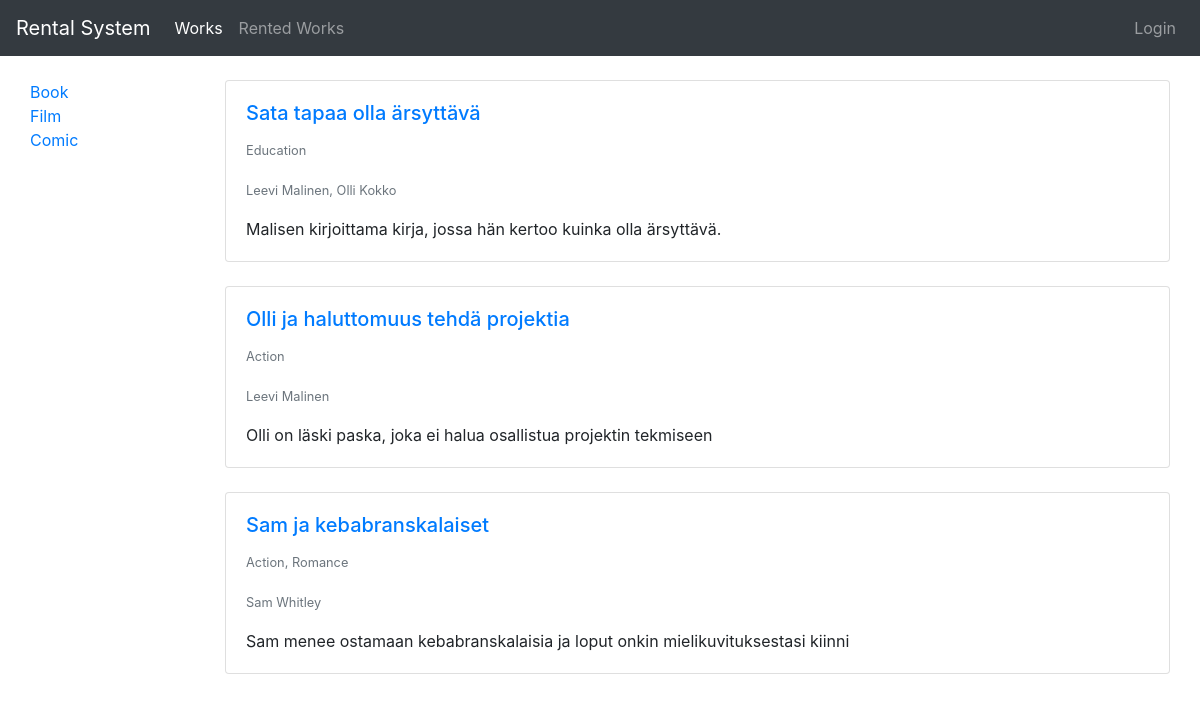
The page / on the database its author committed.
### rental_system/models.py (models this page shows, shortened)
class Type(models.Model):
    type = models.CharField(max_length=200)
    def __str__(self):
        return self.type

class Work(models.Model):
    creators = models.ManyToManyField(Creator)
    type = models.ForeignKey(Type, on_delete=models.CASCADE)
    genres = models.ManyToManyField(Genre)
    publishers = models.ManyToManyField(Publisher)
    title = models.CharField(max_length=200)
    desc = models.CharField(max_length=200)
    pub_date = models.IntegerField()

class Genre(models.Model):
    genre = models.CharField(max_length=200)
    def __str__(self):
        return self.genre

class Creator(models.Model):
    first_name = models.CharField(max_length=200)
    last_name = models.CharField(max_length=200)
    def __str__(self):
        return self.first_name + " " + self.last_name

### rental_system/views.py (the view)
# urls.py: path('', views.index, name='index'),
def index(request):
    works = Work.objects.all()
    types = Type.objects.all()
    context = {'works': works, 'types': types}
    return render(request, 'rental_system/index.html', context)

### rental_system/templates/rental_system/index.html
{% extends 'base.html' %}
{% block content %}
<div class="container-fluid">
    <div class="row">
        {% if types %}
        <div class="col-2">
            <nav id="sidebar">
                <ul class="list-unstyled components">
                    {% for type in types %}
                    <li>
                        <a href="#">{{ type }}</a>
                    </li>
                    {% endfor %}
                </ul>
            </nav>
        </div>
        {% endif %}
        {% if works %}
        <div class="col-10">
            {% for work in works %}
            <div class="card">
                <div class="card-body">
                    <a href="work/{{ work.id }}">
                        <h5 class="card-title">{{ work.title }}</h5>
                    </a>
                    <p class="card-text"><small class="text-muted">{{ work.genres.all|join:", " }}</small></p>
                    <p class="card-text"><small class="text-muted">{{ work.creators.all|join:", " }}</small></p>
                    <p class="card-text">{{ work.desc }}</p>
                </div>
            </div>
            <br>
            {% endfor %}
        </div>
    </div>
    {% else %}
    <p>No works are available.</p>
    {% endif %}
</div>
{% endblock %}

### rows shown on the page
Type: type "Book"
Type: type "Film"
Type: type "Comic"
Work: title "Sata tapaa olla ärsyttävä", genres.all "Education", creators.all "Leevi Malinen, Olli Kokko", desc "Malisen kirjoittama kirja, jossa hän kertoo kuinka olla ärsyttävä."
Work: title "Olli ja haluttomuus tehdä projektia", genres.all "Action", creators.all "Leevi Malinen", desc "Olli on läski paska, joka ei halua osallistua projektin tekmiseen"
Work: title "Sam ja kebabranskalaiset", genres.all "Action, Romance", creators.all "Sam Whitley", desc "Sam menee ostamaan kebabranskalaisia ja loput onkin mielikuvituksestasi kiinni"
